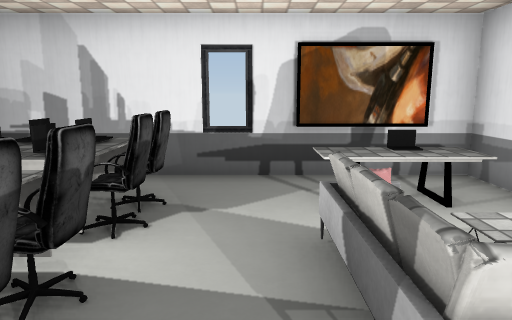
View 1 (above)

14 first-person views from a walk through a Unity game level. The camera is 1.4 m above the floor, tilts 10° down and sees 70° across. The floor is counted in squares, 1 m on a side. Each view is taken from the middle of a square. On the plan, view 1 faces up. The plan holds only what a view shows up to about 16 squares ahead; the rest is blank. Some surface patterns are stand-ins.

View 2
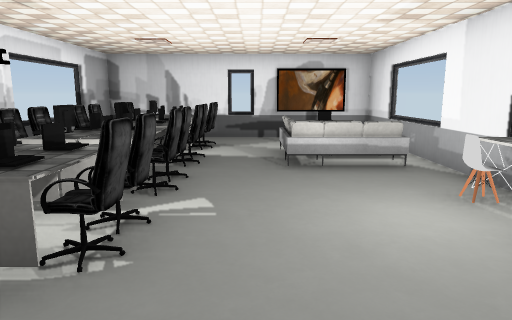

View 3
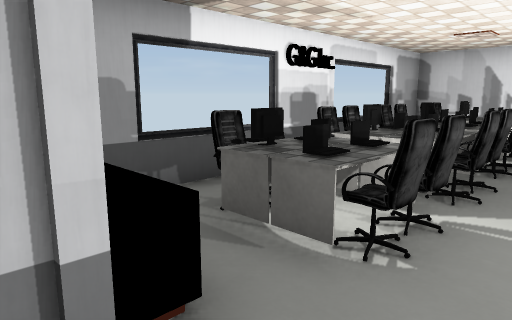

View 4
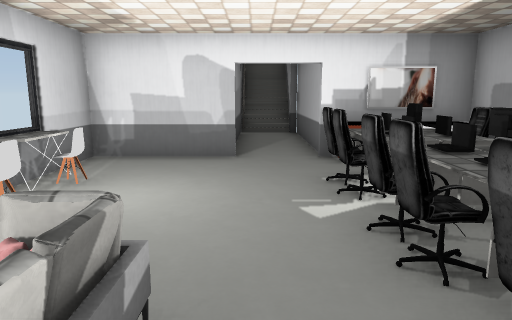

View 5
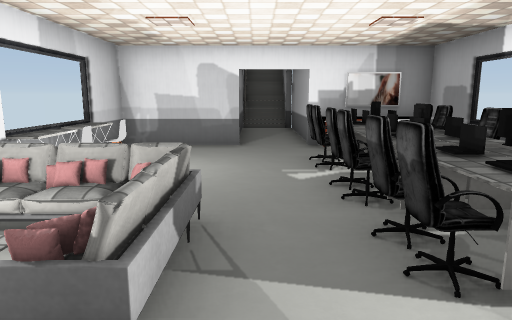

View 6
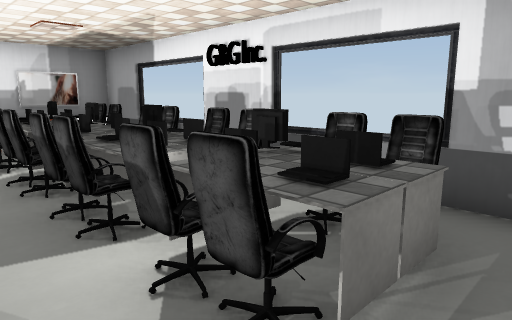

View 7
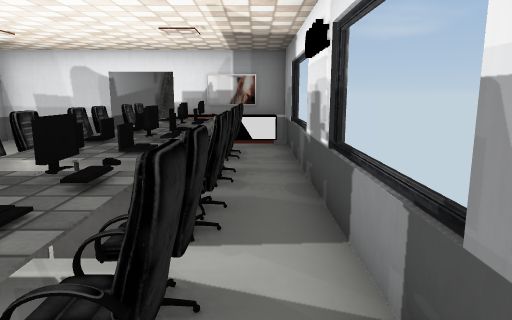

View 8
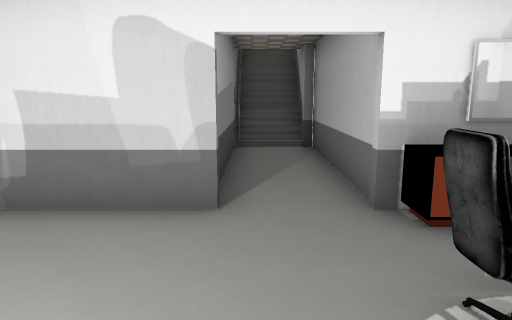

View 9
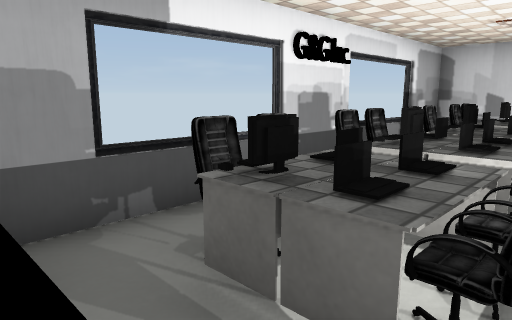

View 10
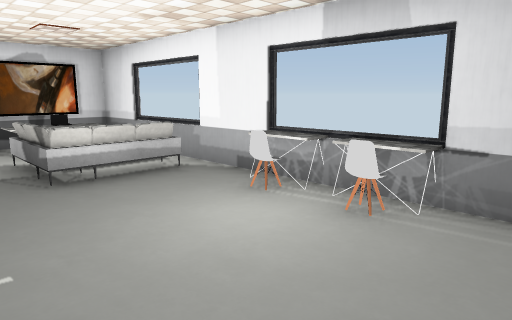

View 11
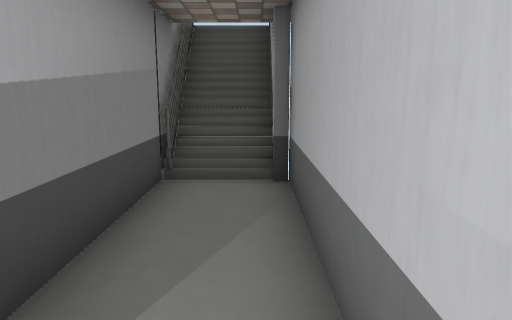

View 12
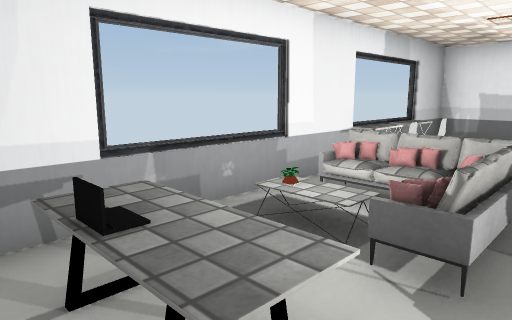

View 13
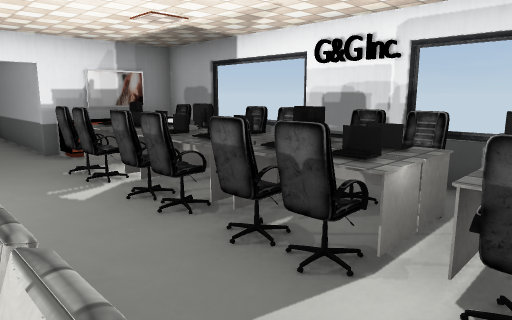

View 14
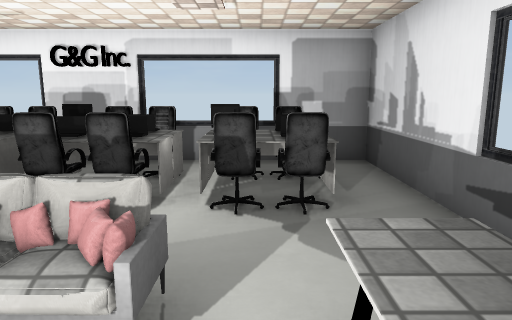

### Floor plan
Key: @ floor where view 1 was taken; # wall or solid block; . floor; = window, fence, low wall or low ledge; O other object.
Columns run from 5 left of view 1 to 4 right of it. Each row starts with its distance up from view 1.
  7 ##########
  6 #.....OOO#
  5 #.OOO.OOO#
  4 #OOOO....=
  3 #.OO..#O.=
  2 #OOOO.#.O#
  1 #OOOO.O###
  0 #OOOO@...#
 -1 #OOOO...OO
 -2 #OOOO....=
 -3 #OOOO...#O
 -4 #.O......#
 -5 #OOO.....#
 -6 ####..####
 -7    #..#
 -8    #..#
 -9    #..#
-10    #..#
-11    ##.#
-12     ###

Where each view was taken, in squares from view 1:
view 1: 0 up, 0 right, facing up
view 2: 6 down, 0 right, facing up
view 3: 6 down, 0 right, facing up-left
view 4: 3 up, 0 right, facing down
view 5: 5 up, 0 right, facing down
view 6: 6 up, 0 right, facing down-left
view 7: 6 up, 4 left, facing down
view 8: 1 down, 0 right, facing down
view 9: 5 down, 1 left, facing up-left
view 10: 5 down, 1 left, facing up-right
view 11: 5 down, 1 left, facing down
view 12: 6 up, 0 right, facing down-right
view 13: 4 up, 1 right, facing down-left
view 14: 4 up, 3 right, facing left
